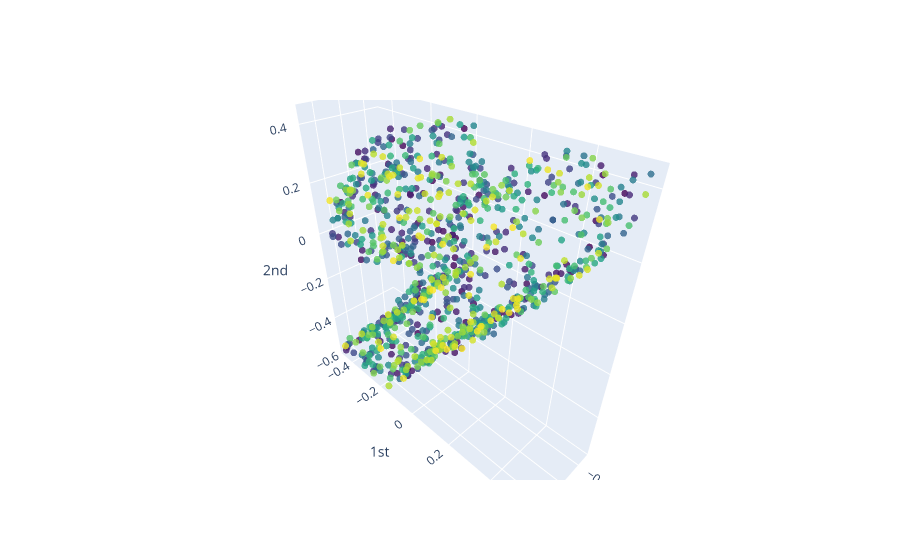

This figure's notebook cell:
### Markdown cell above
point clouds contain way too many points so the simplicial complexes will not calculate in reasonable time. therefore we subsample the points

### Code cell
rng = np.random.default_rng(seed=42)

subsampled_point_clouds = []
n_points = 1000

point_clouds_to_subsample, lables_subsampled = subsample_dataset(1)

for pc in subsample_dataset(1)[0]:
    if pc.shape[0] <= n_points:
        subsampled_point_clouds.append(pc)
    else:
        idx = rng.choice(pc.shape[0], n_points, replace=False)
        subsampled_point_clouds.append(pc[idx])
subsampled_point_clouds = np.array(subsampled_point_clouds)

plot_point_cloud(subsampled_point_clouds[3])

### Figure 1 — Plotly figure (JSON) as saved in the notebook; plotly's stock layout.template omitted (floating-point values rounded to 4 significant figures; data arrays with more than 128 entries replaced by an {"elided": "..."} marker saying what was removed)
{"data": [{"marker": {"color": {"elided": "1000 int values"}, "colorscale": [[0, "#440154"], [0.1111, "#482878"], [0.2222, "#3e4989"], [0.3333, "#31688e"], [0.4444, "#26828e"], [0.5556, "#1f9e89"], [0.6667, "#35b779"], [0.7778, "#6ece58"], [0.8889, "#b5de2b"], [1, "#fde725"]], "opacity": 0.8, "size": 4}, "mode": "markers", "type": "scatter3d", "x": {"elided": "1000 float values"}, "y": {"elided": "1000 float values"}, "z": {"elided": "1000 float values"}}], "layout": {"scene": {"xaxis": {"exponentformat": "e", "showexponent": "all", "title": {"text": "0th"}, "type": "linear"}, "yaxis": {"exponentformat": "e", "showexponent": "all", "title": {"text": "1st"}, "type": "linear"}, "zaxis": {"exponentformat": "e", "showexponent": "all", "title": {"text": "2nd"}, "type": "linear"}}}}
